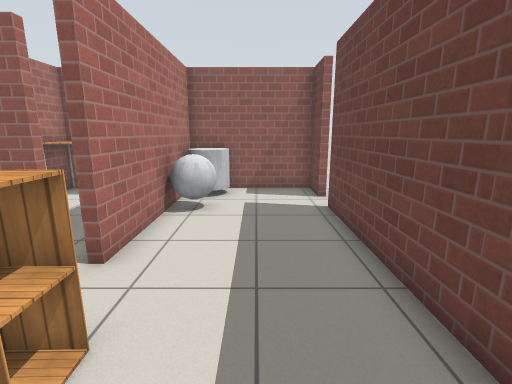
[1] (above)

12 first-person views from a walk through a Gazebo world. The camera is 1.2 m above the floor, tilts 12° down and sees 85° across. Floor lines are 1 m apart. The floor is counted in squares, 0.5 m on a side. Each view is taken from the middle of a square. On the plan, view 1 faces up. The plan holds only what a view shows up to about 18 squares ahead; the rest is blank. Simple patterns stand in for the simulator's built-in surfaces.

[2]
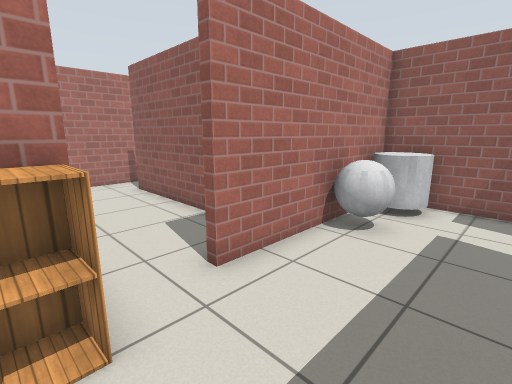

[3]
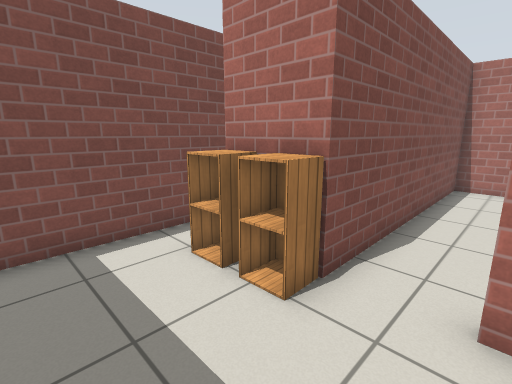

[4]
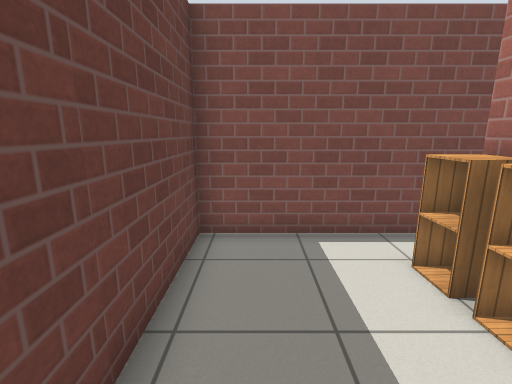

[5]
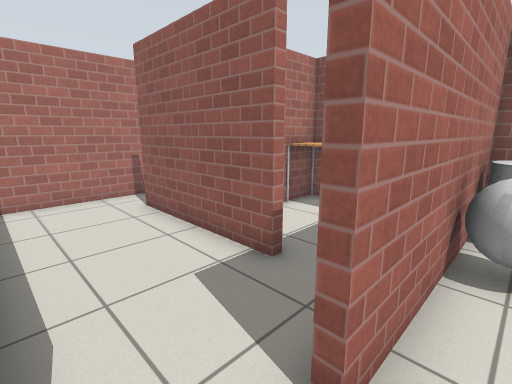

[6]
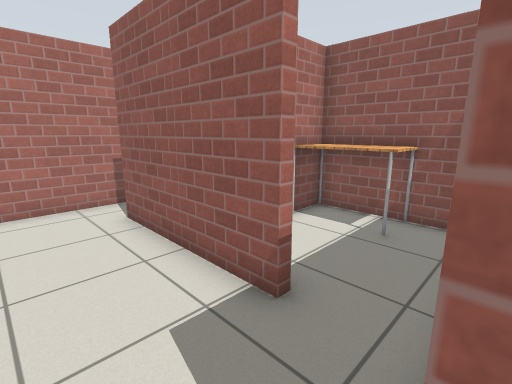

[7]
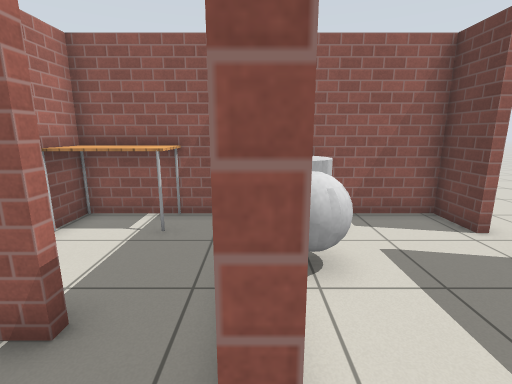

[8]
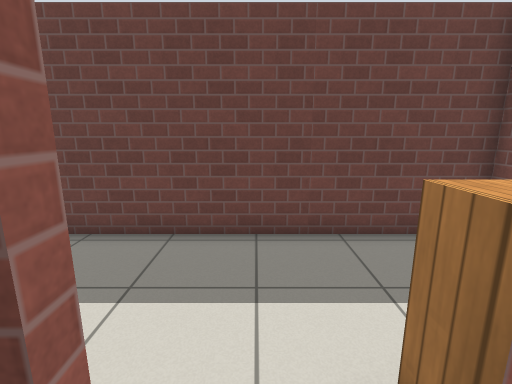

[9]
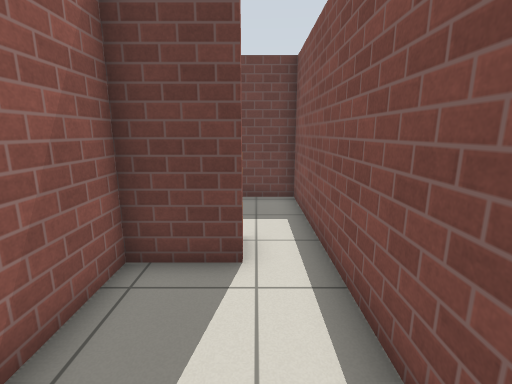

[10]
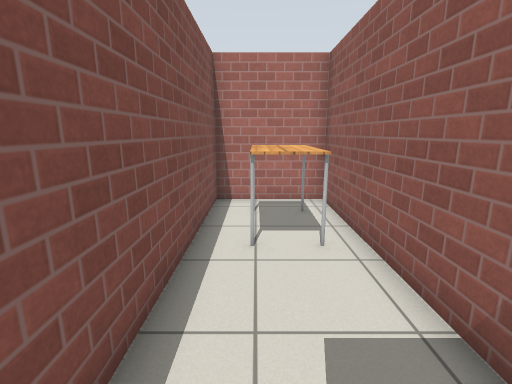

[11]
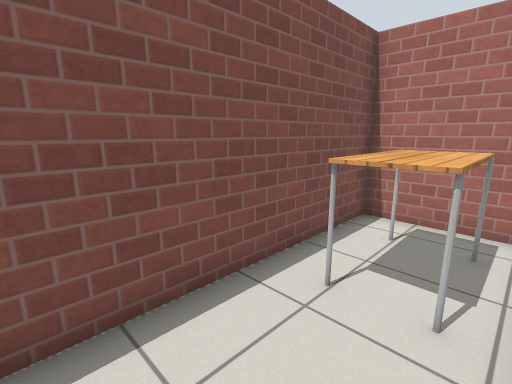

[12]
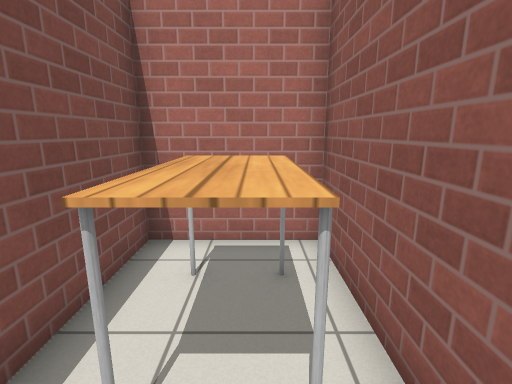

### Floor plan
Points are (right, up) in squares from view 1. A wall is a line through its corners. A room is listed if a view was taken in it or the views show most of it. See-through windows are left out.
Room 1 (views 1, 2, 3, 4, 5, 6, 7, 10)
walls: (-2.8, 2.8) (-2.8, 0.2); (2.4, 10.4) (2.4, 12.2) (-2.8, 12.2) (-2.8, 4.8) (-3.3, 4.8); (-3.6, -1.4) (2.4, -1.4) (2.4, 9)
ways out: opening at (-3, 4) to room 2; opening at (-3, 0) to room 3; opening at (2, 9.5)
objects: cabinet (-2, 1); cabinet (-2, 2); grey ball (-2, 8) to (-2, 9); grey cylinder (-2, 11) to (-1, 11)
Room 2 (view 8)
walls: (-5.4, 6.9) (-11.1, 6.9); (-13, 6.5) (-13, 2.8) (-2.8, 2.8)
ways out: opening at (-3, 4) to room 1; opening at (-12, 7); opening at (-4.5, 7)
Room 3 (views 9, 11, 12)
walls: (-3.1, 0.2) (-3.1, 2.5) (-13, 2.5) (-13, -1.4) (-3.6, -1.4)
ways out: opening at (-3, 0) to room 1
objects: table (-11, 0) to (-9, 1)

Where each view was taken, in squares from view 1:
view 1: 0 up, 0 right, facing up
view 2: 2 up, 1 right, facing up-left
view 3: 5 up, 1 right, facing down-left
view 4: 5 up, 1 right, facing down
view 5: 3 up, 2 left, facing up-left
view 6: 4 up, 3 left, facing up-left
view 7: 4 up, 3 left, facing up
view 8: 4 up, 4 left, facing right
view 9: 0 up, 8 left, facing right
view 10: 0 up, 3 left, facing left
view 11: 2 up, 5 left, facing down-left
view 12: 1 up, 7 left, facing left
